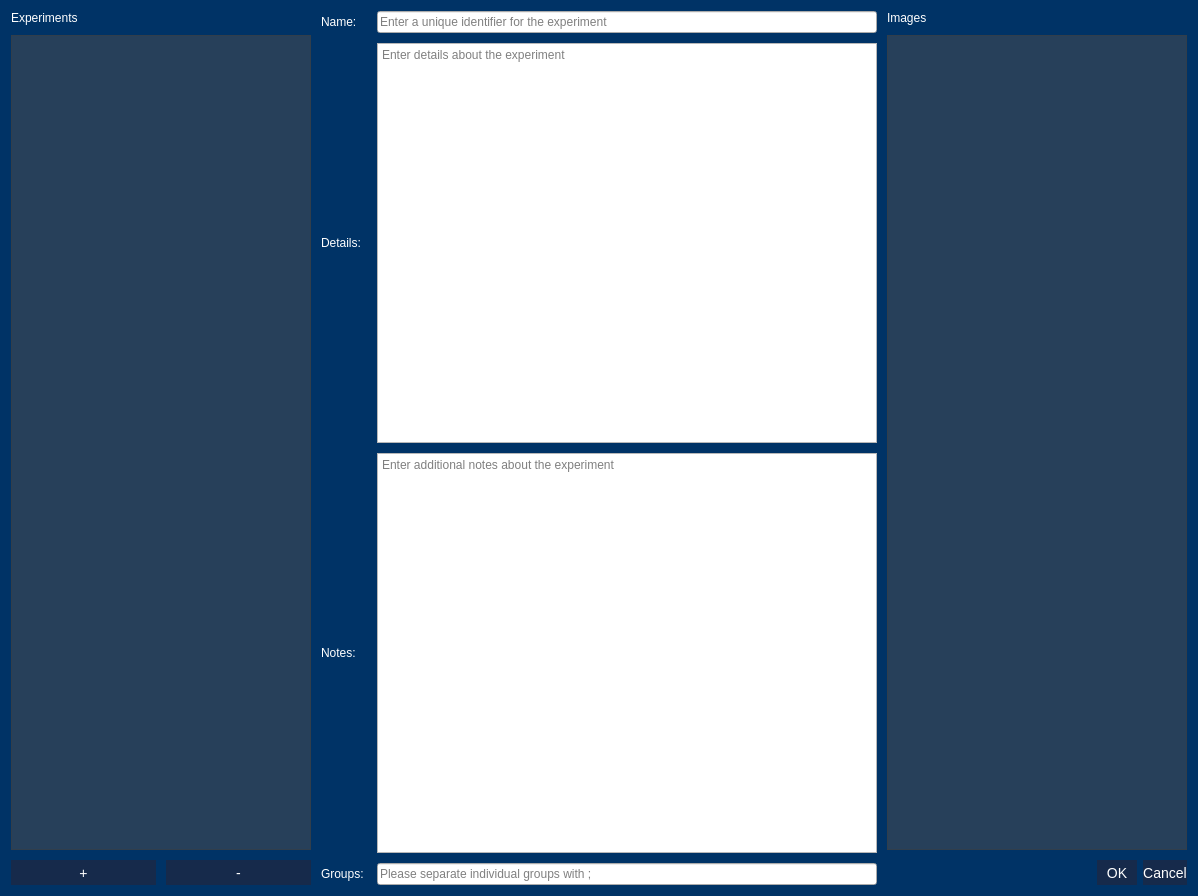
<?xml version="1.0" encoding="UTF-8"?>
<ui version="4.0">
 <class>Dialog</class>
 <widget class="QDialog" name="Dialog">
  <property name="geometry">
   <rect>
    <x>0</x>
    <y>0</y>
    <width>1175</width>
    <height>866</height>
   </rect>
  </property>
  <property name="windowTitle">
   <string>Dialog</string>
  </property>
  <property name="styleSheet">
   <string notr="true">QPushButton{
	color: White;
	background-color: rgba(22, 42, 75 , 255);
	border: none;
	font-size: 14px;
 	text-align: center;
     display: inline-block;
	min-height: 25;
	min-width: 40;
}

QPushButton:hover{
	background-color:  rgba(15, 35, 68 , 255);
}

QPushButton:pressed{
	background-color:  rgba(8, 28, 61 , 255);
}

QPushButton:disabled{
	background-color:  rgba(40, 60, 100 , 255);
}

QTableView, QListView{
	color: White;
	background-color: rgba(77, 77, 77, 128)
}

QLabel{
	color:White;
}

QProgressBar {
	color: White;
    border: 1px solid grey;
    background-color: rgb(10, 60, 110);
 }

 QProgressBar::chunk {
     background-color: rgba(77, 77, 77, 128);
 }

QMainWindow{
	background-color: rgb(0, 51, 102);
}

QDialog{
	background-color: rgb(0, 51, 102);
}</string>
  </property>
  <property name="sizeGripEnabled">
   <bool>false</bool>
  </property>
  <layout class="QHBoxLayout" name="horizontalLayout_2">
   <item>
    <layout class="QHBoxLayout" name="horizontalLayout" stretch="20,70,30">
     <property name="spacing">
      <number>10</number>
     </property>
     <item>
      <layout class="QVBoxLayout" name="verticalLayout_2">
       <item>
        <widget class="QLabel" name="label_6">
         <property name="text">
          <string>Experiments</string>
         </property>
        </widget>
       </item>
       <item>
        <widget class="QListView" name="lv_experiments">
         <property name="minimumSize">
          <size>
           <width>300</width>
           <height>0</height>
          </size>
         </property>
        </widget>
       </item>
       <item>
        <layout class="QHBoxLayout" name="horizontalLayout_3">
         <item>
          <widget class="QPushButton" name="btn_add">
           <property name="text">
            <string>+</string>
           </property>
          </widget>
         </item>
         <item>
          <widget class="QPushButton" name="btn_remove">
           <property name="text">
            <string>-</string>
           </property>
          </widget>
         </item>
        </layout>
       </item>
      </layout>
     </item>
     <item>
      <layout class="QGridLayout" name="gridLayout" columnstretch="0,1">
       <item row="1" column="1">
        <widget class="QTextEdit" name="te_details">
         <property name="minimumSize">
          <size>
           <width>500</width>
           <height>400</height>
          </size>
         </property>
         <property name="placeholderText">
          <string>Enter details about the experiment</string>
         </property>
        </widget>
       </item>
       <item row="2" column="0">
        <widget class="QLabel" name="label_3">
         <property name="text">
          <string>Notes: </string>
         </property>
        </widget>
       </item>
       <item row="2" column="1">
        <widget class="QTextEdit" name="te_notes">
         <property name="minimumSize">
          <size>
           <width>500</width>
           <height>400</height>
          </size>
         </property>
         <property name="placeholderText">
          <string>Enter additional notes about the experiment</string>
         </property>
        </widget>
       </item>
       <item row="1" column="0">
        <widget class="QLabel" name="label_2">
         <property name="text">
          <string>Details: </string>
         </property>
        </widget>
       </item>
       <item row="0" column="0">
        <widget class="QLabel" name="label">
         <property name="text">
          <string>Name: </string>
         </property>
        </widget>
       </item>
       <item row="0" column="1">
        <widget class="QLineEdit" name="le_name">
         <property name="minimumSize">
          <size>
           <width>500</width>
           <height>0</height>
          </size>
         </property>
         <property name="placeholderText">
          <string>Enter a unique identifier for the experiment</string>
         </property>
        </widget>
       </item>
       <item row="3" column="0">
        <widget class="QLabel" name="label_5">
         <property name="text">
          <string>Groups: </string>
         </property>
        </widget>
       </item>
       <item row="3" column="1">
        <widget class="QLineEdit" name="le_groups">
         <property name="minimumSize">
          <size>
           <width>500</width>
           <height>0</height>
          </size>
         </property>
         <property name="text">
          <string/>
         </property>
         <property name="placeholderText">
          <string>Please separate individual groups with ;</string>
         </property>
        </widget>
       </item>
      </layout>
     </item>
     <item>
      <layout class="QVBoxLayout" name="verticalLayout">
       <item>
        <widget class="QLabel" name="label_4">
         <property name="text">
          <string>Images</string>
         </property>
        </widget>
       </item>
       <item>
        <widget class="QListView" name="lv_images">
         <property name="minimumSize">
          <size>
           <width>300</width>
           <height>0</height>
          </size>
         </property>
         <property name="selectionMode">
          <enum>QAbstractItemView::MultiSelection</enum>
         </property>
         <property name="layoutMode">
          <enum>QListView::Batched</enum>
         </property>
        </widget>
       </item>
       <item>
        <widget class="QDialogButtonBox" name="buttonBox">
         <property name="orientation">
          <enum>Qt::Horizontal</enum>
         </property>
         <property name="standardButtons">
          <set>QDialogButtonBox::Cancel|QDialogButtonBox::Ok</set>
         </property>
        </widget>
       </item>
      </layout>
     </item>
    </layout>
   </item>
  </layout>
 </widget>
 <resources/>
 <connections>
  <connection>
   <sender>buttonBox</sender>
   <signal>accepted()</signal>
   <receiver>Dialog</receiver>
   <slot>accept()</slot>
   <hints>
    <hint type="sourcelabel">
     <x>248</x>
     <y>254</y>
    </hint>
    <hint type="destinationlabel">
     <x>157</x>
     <y>274</y>
    </hint>
   </hints>
  </connection>
  <connection>
   <sender>buttonBox</sender>
   <signal>rejected()</signal>
   <receiver>Dialog</receiver>
   <slot>reject()</slot>
   <hints>
    <hint type="sourcelabel">
     <x>316</x>
     <y>260</y>
    </hint>
    <hint type="destinationlabel">
     <x>286</x>
     <y>274</y>
    </hint>
   </hints>
  </connection>
 </connections>
</ui>
